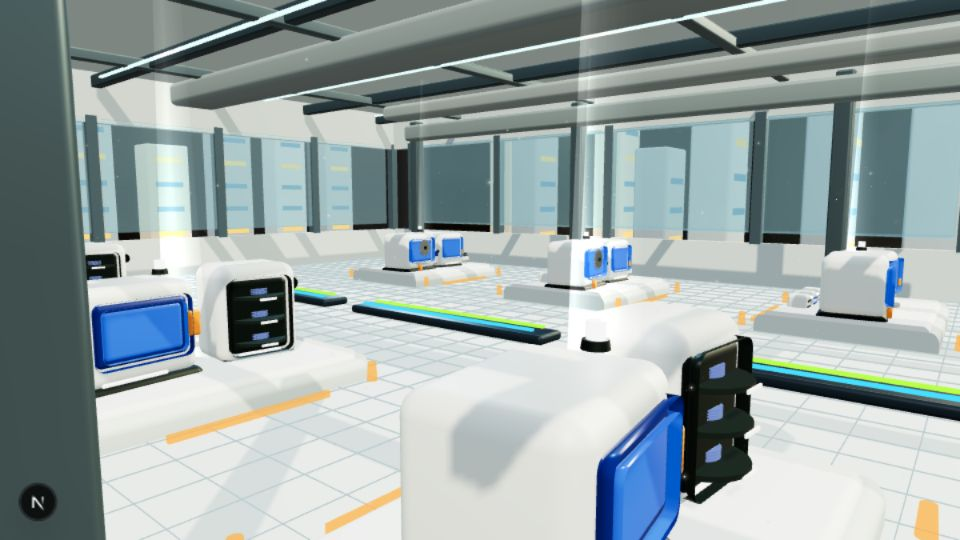
#> input picture design-qa-evidence/cinematic-capture-frames/frame-000.png, 960 x 540 px
$ python -i build-cinematic-broll.py   (imports and definitions only)
#> lines starting #> are read from the running program, lines starting #| are printed output that depends on the picture
"""Encode the max-tier in-game warehouse capture as the shared b-roll loop."""

from pathlib import Path
from PIL import Image, ImageEnhance, ImageFilter


ROOT = Path(__file__).resolve().parents[1]
FRAME_DIR = ROOT / "design-qa-evidence" / "cinematic-capture-frames"
OUTPUT_DIR = ROOT / "public" / "media"
WIDTH, HEIGHT = 960, 540
FRAME_MS = 125


def grade_frame(path: Path) -> Image.Image:
    with Image.open(path) as source:
#> source is the input picture: PIL image 960x540 RGB; mean R, G, B 153, 165.7, 165.7
        frame = source.convert("RGB")
    # The desktop preview overlays a small north marker in its bottom strip.
    # Crop that capture-only region, then restore the 16:9 delivery frame.
    crop_bottom = min(frame.height, 480)
#> crop_bottom = 480
    frame = frame.crop((0, 0, frame.width, crop_bottom)).resize((WIDTH, HEIGHT), Image.Resampling.LANCZOS)
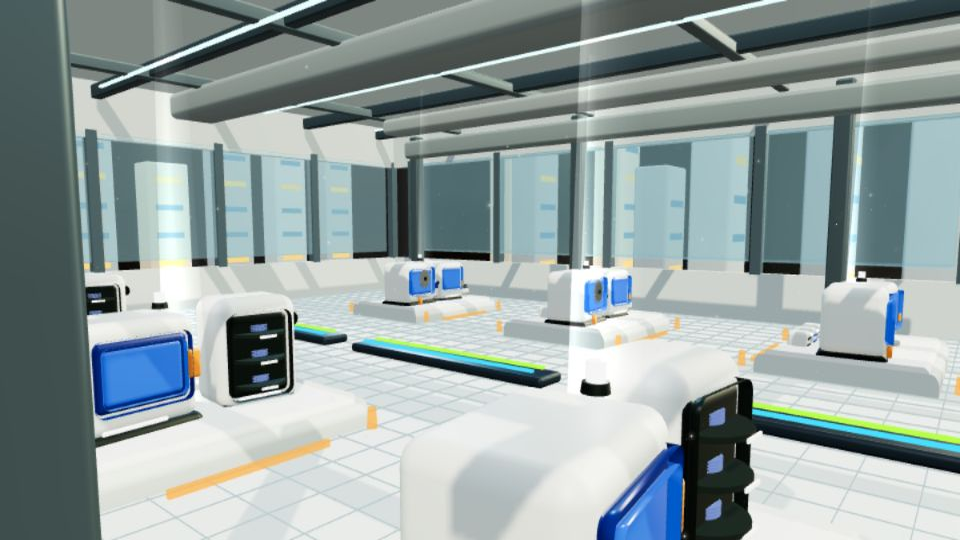
#> frame: PIL image 960x540 RGB; mean R, G, B 148, 161.5, 161.2
    frame = ImageEnhance.Color(frame).enhance(0.88)
    frame = ImageEnhance.Contrast(frame).enhance(1.08)
    return frame.filter(ImageFilter.GaussianBlur(radius=0.55))


def main() -> None:
    paths = sorted(FRAME_DIR.glob("frame-*.png"))
    if len(paths) < 24:
        raise SystemExit(f"Expected a recorded game sequence in {FRAME_DIR}; found {len(paths)} frames")
    OUTPUT_DIR.mkdir(parents=True, exist_ok=True)
    frames = [grade_frame(path) for path in paths]
    poster = OUTPUT_DIR / "gpu-fab-broll-poster.webp"
    animation = OUTPUT_DIR / "gpu-fab-broll.webp"
    frames[0].save(poster, "WEBP", quality=80, method=6)
    frames[0].save(
        animation,
        "WEBP",
        save_all=True,
        append_images=frames[1:],
        duration=FRAME_MS,
        loop=0,
        quality=56,
        method=4,
    )
    print(f"Encoded {len(frames)} in-game frames to {animation.relative_to(ROOT)} ({animation.stat().st_size / 1024 / 1024:.2f} MiB)")


# [2 lines not run here, left out]

>>> result = grade_frame('../design-qa-evidence/cinematic-capture-frames/frame-000.png')

$ run again, on design-qa-evidence/cinematic-capture-frames/frame-004.png
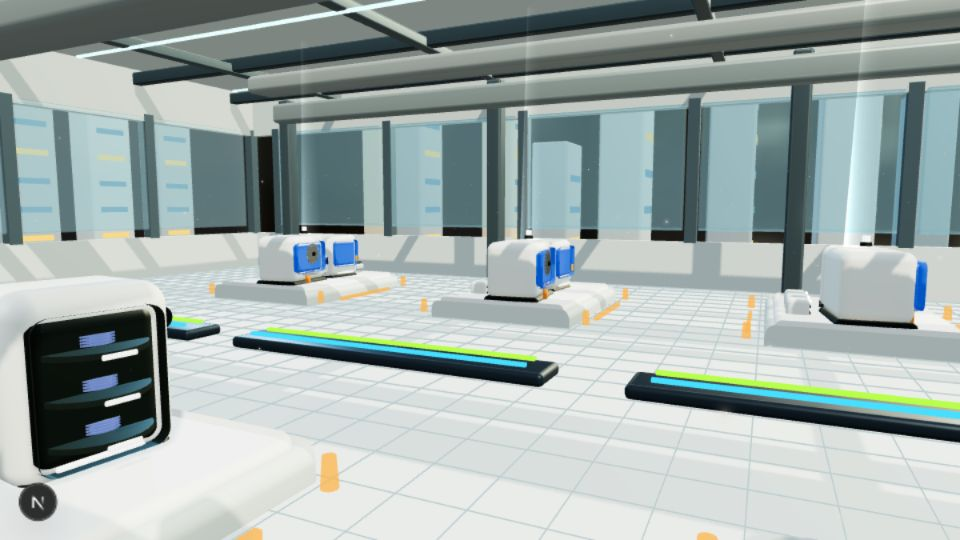
#> input picture design-qa-evidence/cinematic-capture-frames/frame-004.png, 960 x 540 px
#> in grade_frame, source is the input picture: PIL image 960x540 RGB; mean R, G, B 160.1, 172.7, 170.8
#> in grade_frame, `frame = frame.crop((0, 0, frame.width, crop_bottom)).resize((WIDTH, HE..`:
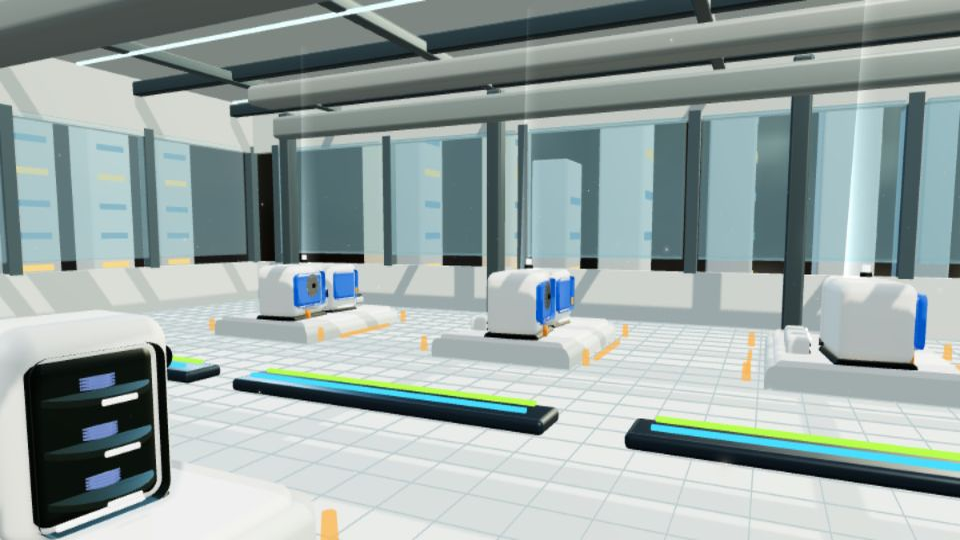
#> frame: PIL image 960x540 RGB; mean R, G, B 152.3, 166.1, 164.4

$ run again, on design-qa-evidence/cinematic-capture-frames/frame-005.png
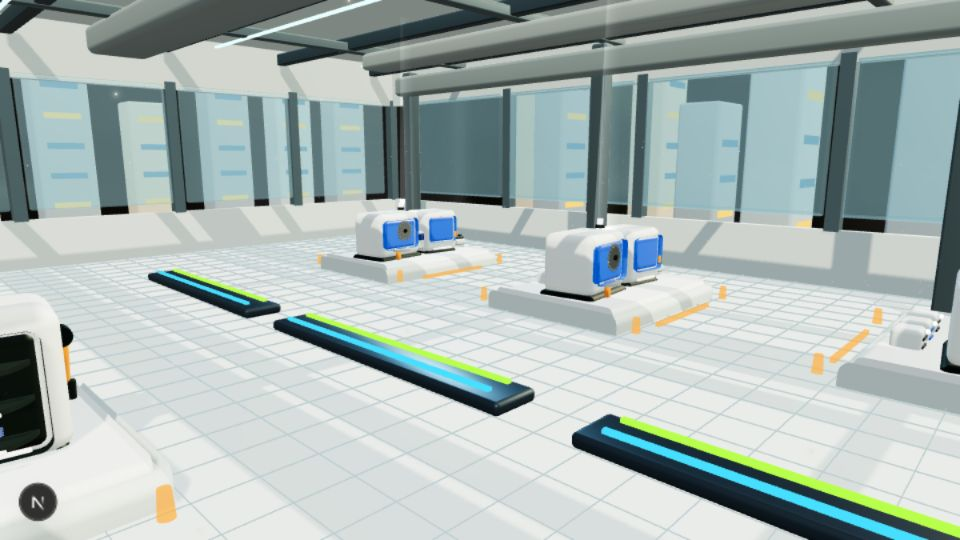
#> input picture design-qa-evidence/cinematic-capture-frames/frame-005.png, 960 x 540 px
#> in grade_frame, source is the input picture: PIL image 960x540 RGB; mean R, G, B 168.8, 182.2, 180
#> in grade_frame, `frame = frame.crop((0, 0, frame.width, crop_bottom)).resize((WIDTH, HE..`:
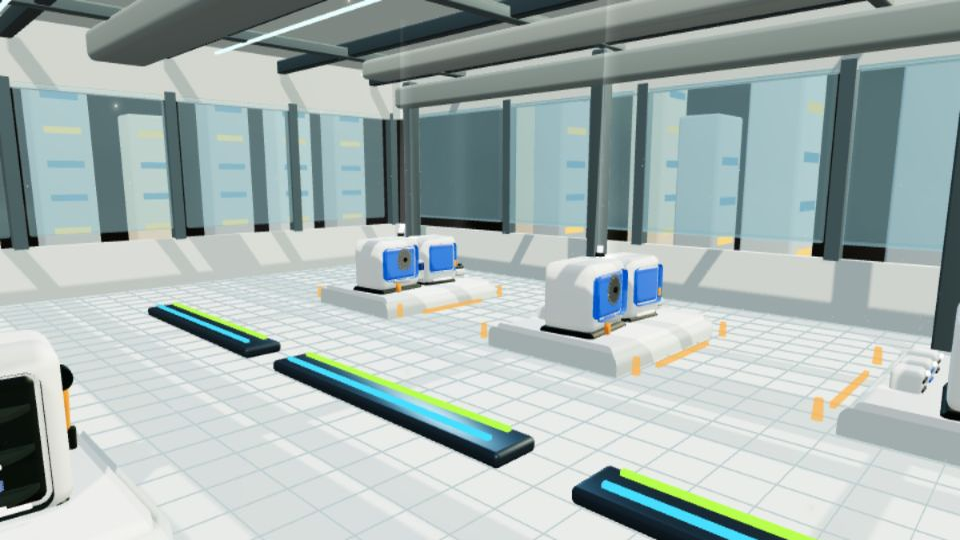
#> frame: PIL image 960x540 RGB; mean R, G, B 165.9, 179.6, 177.8

$ run again, on design-qa-evidence/cinematic-capture-frames/frame-006.png
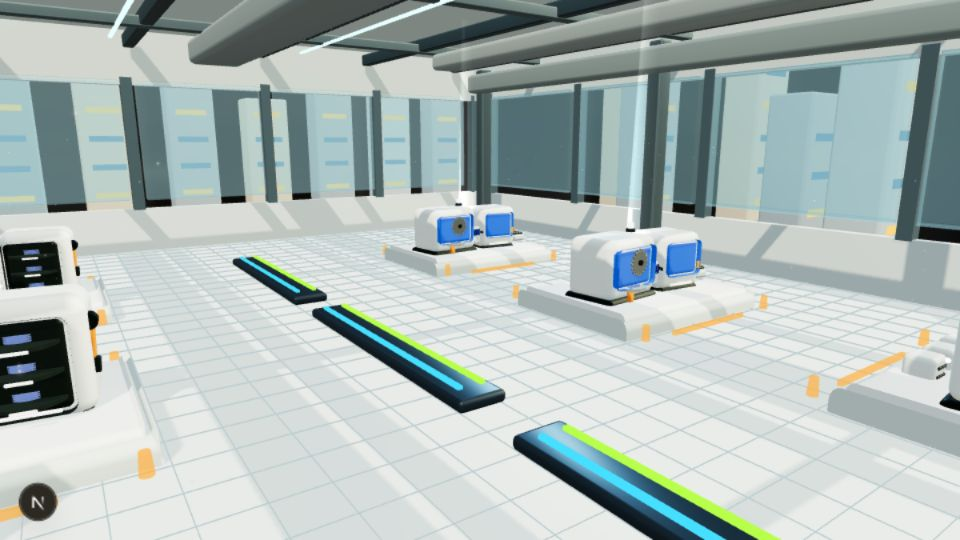
#> input picture design-qa-evidence/cinematic-capture-frames/frame-006.png, 960 x 540 px
#> in grade_frame, source is the input picture: PIL image 960x540 RGB; mean R, G, B 172.9, 185.4, 183.3
#> in grade_frame, `frame = frame.crop((0, 0, frame.width, crop_bottom)).resize((WIDTH, HE..`:
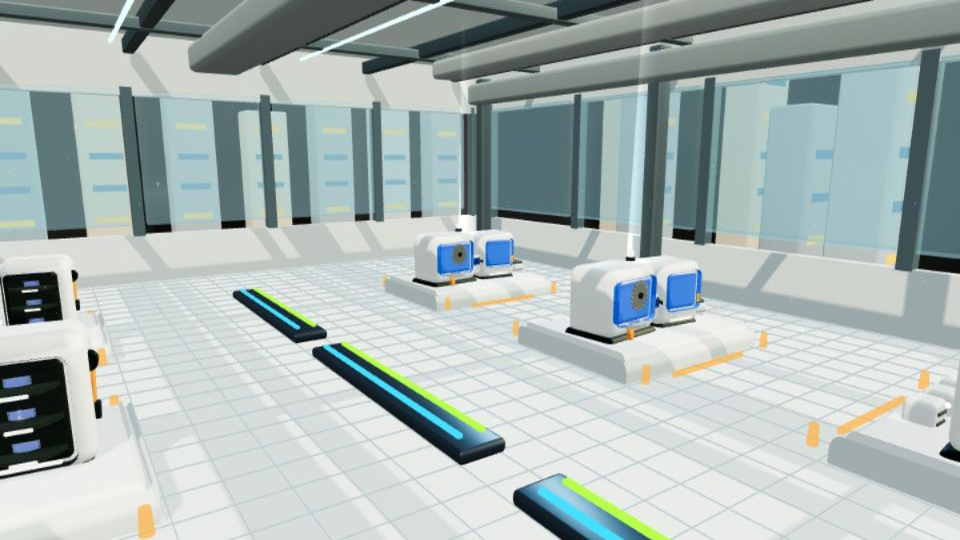
#> frame: PIL image 960x540 RGB; mean R, G, B 169.5, 182.2, 180.4
